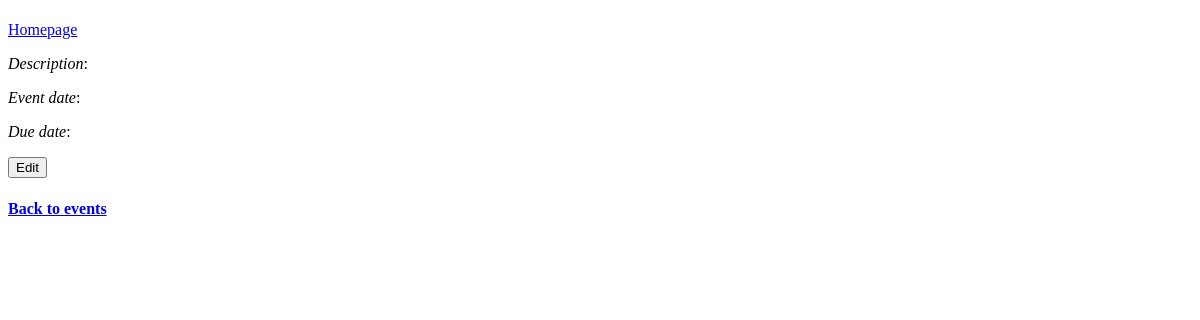
Before: /vacancy/6/event/6 with the older database file.
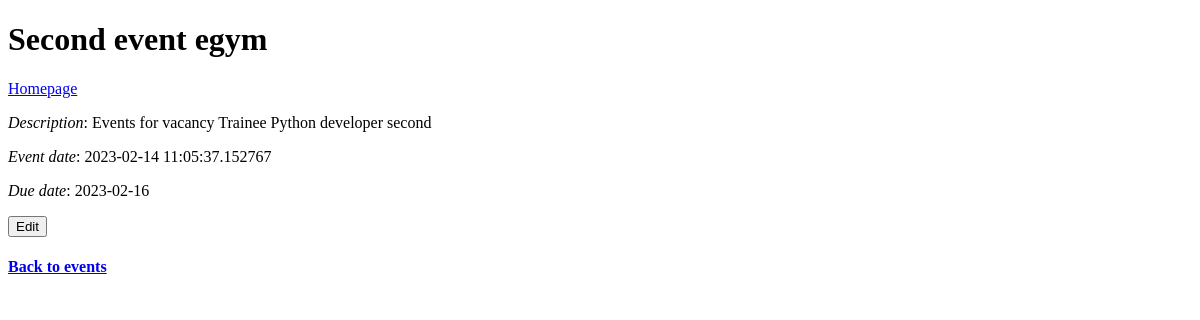
After: the same page with the newer database file.
### models.py (models this page shows, shortened)
class Event(Base):
    __tablename__ = 'event'
    id = Column(Integer, primary_key=True, autoincrement=True)
    event_date = Column(DateTime, default=datetime.utcnow())
    vacancy_id = Column(Integer, ForeignKey('vacancy.id'), nullable=False)
    title = Column(String(120), nullable=False)
    description = Column(Text, nullable=True)
    status = Column(Integer, nullable=False)
    due_to_date = Column(String(10), nullable=True)

### app.py (the view, shortened to what this page needs)
@app.route('/vacancy/<int:vacancy_id>/event/<int:event_id>', methods=['GET', 'POST'])
def vacancy_event(vacancy_id, event_id):
    db.init_db()
    specific_event = db.db_session.query(Event).filter_by(id=event_id, vacancy_id=vacancy_id).first()
    return render_template('event.html',
                           specific_event=specific_event)

### templates/event.html (shortened to what this page needs)
{% extends 'base.html' %}
{% block body %}
<h1>{{ specific_event.title }}</h1>
<p><a href="/">Homepage</a></p>
<p><i>Description</i>: {{ specific_event.description }}</p>
<p><i>Event date</i>: {{ specific_event.event_date }}</p>
<p><i>Due date</i>: {{ specific_event.due_to_date }}</p>
<p><button id="edit_button" onclick="show_event_edit_form()">Edit</button></p>
    <h4><a href="/vacancy/{{specific_event.vacancy_id }}/events">Back to events</a></h4>
{% endblock %}

Changed rows visible on the page:
now on this page (row edited): Event: title "Second event egym", description "Events for vacancy Trainee Python developer second", event_date "2023-02-14 11:05:37.152767", due_to_date "2023-02-16"
